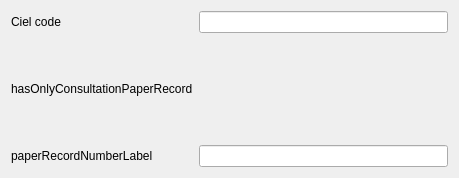
<?xml version="1.0" encoding="UTF-8"?>
<ui version="4.0">
 <class>BaseWidgets::Internal::BaseFormWidget</class>
 <widget class="QWidget" name="BaseWidgets::Internal::BaseFormWidget">
  <property name="geometry">
   <rect>
    <x>0</x>
    <y>0</y>
    <width>459</width>
    <height>178</height>
   </rect>
  </property>
  <property name="windowTitle">
   <string/>
  </property>
  <layout class="QGridLayout" name="gridLayout">
   <item row="1" column="0">
    <layout class="QGridLayout" name="gridLayout_2">
     <item row="2" column="0">
      <widget class="QLabel" name="paperRecordLabel">
       <property name="text">
        <string>paperRecordNumberLabel</string>
       </property>
       <property name="buddy">
        <cstring>paperRecordEdit</cstring>
       </property>
      </widget>
     </item>
     <item row="1" column="0">
      <widget class="QLabel" name="paperRecordConsultationOnlyLabel">
       <property name="text">
        <string>hasOnlyConsultationPaperRecord</string>
       </property>
      </widget>
     </item>
     <item row="1" column="1">
      <layout class="QHBoxLayout" name="paperRecordConsultationOnlyLayout"/>
     </item>
     <item row="2" column="1">
      <widget class="QLineEdit" name="paperRecordEdit"/>
     </item>
     <item row="0" column="0">
      <widget class="QLabel" name="cielCodeLabel">
       <property name="text">
        <string>Ciel code</string>
       </property>
      </widget>
     </item>
     <item row="0" column="1">
      <layout class="QHBoxLayout" name="CielCodeLayout">
       <item>
        <widget class="QLineEdit" name="cielCodeEdit"/>
       </item>
      </layout>
     </item>
    </layout>
   </item>
  </layout>
 </widget>
 <resources/>
 <connections/>
</ui>
